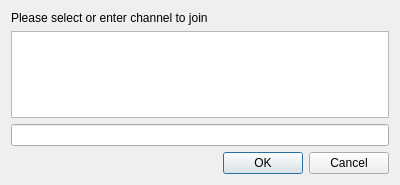
<?xml version="1.0" encoding="UTF-8"?>
<ui version="4.0">
 <class>JoinRoomDialog</class>
 <widget class="QDialog" name="JoinRoomDialog">
  <property name="geometry">
   <rect>
    <x>0</x>
    <y>0</y>
    <width>400</width>
    <height>185</height>
   </rect>
  </property>
  <property name="windowTitle">
   <string>Join channel</string>
  </property>
  <layout class="QVBoxLayout" name="verticalLayout">
   <item>
    <widget class="QLabel" name="joinRoomLabel">
     <property name="text">
      <string>Please select or enter channel to join</string>
     </property>
    </widget>
   </item>
   <item>
    <widget class="QListView" name="channelsView">
     <property name="editTriggers">
      <set>QAbstractItemView::NoEditTriggers</set>
     </property>
     <property name="selectionBehavior">
      <enum>QAbstractItemView::SelectRows</enum>
     </property>
    </widget>
   </item>
   <item>
    <widget class="QLineEdit" name="channelEdit"/>
   </item>
   <item>
    <widget class="QDialogButtonBox" name="buttonBox">
     <property name="orientation">
      <enum>Qt::Horizontal</enum>
     </property>
     <property name="standardButtons">
      <set>QDialogButtonBox::Cancel|QDialogButtonBox::Ok</set>
     </property>
    </widget>
   </item>
  </layout>
 </widget>
 <resources/>
 <connections>
  <connection>
   <sender>buttonBox</sender>
   <signal>accepted()</signal>
   <receiver>JoinRoomDialog</receiver>
   <slot>accept()</slot>
   <hints>
    <hint type="sourcelabel">
     <x>248</x>
     <y>254</y>
    </hint>
    <hint type="destinationlabel">
     <x>157</x>
     <y>274</y>
    </hint>
   </hints>
  </connection>
  <connection>
   <sender>buttonBox</sender>
   <signal>rejected()</signal>
   <receiver>JoinRoomDialog</receiver>
   <slot>reject()</slot>
   <hints>
    <hint type="sourcelabel">
     <x>316</x>
     <y>260</y>
    </hint>
    <hint type="destinationlabel">
     <x>286</x>
     <y>274</y>
    </hint>
   </hints>
  </connection>
 </connections>
</ui>
